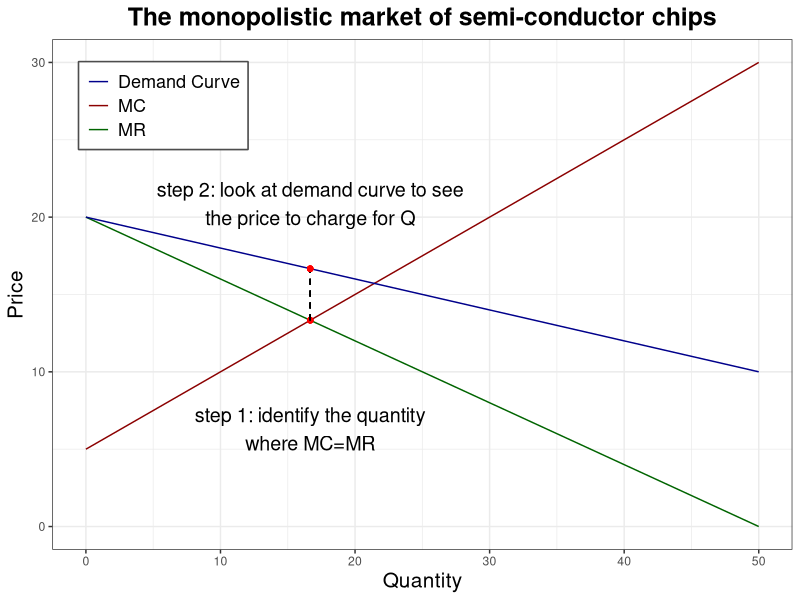
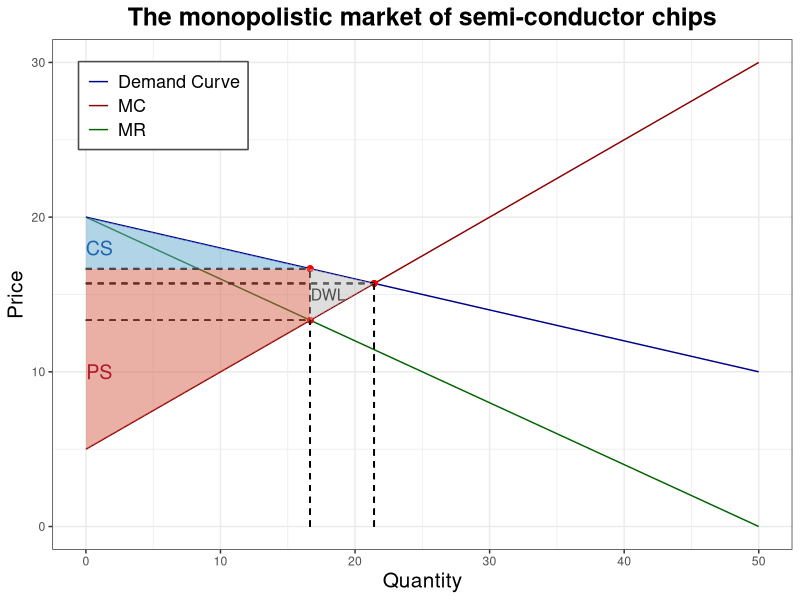

The R source for these figures, in order:
market_demand <- function(x){-0.2 * x + 20}
marginal_cost <- function(x){0.5 * x + 5}
marginal_revenue <- function(x){-0.4 * x + 20}
quantity <- seq(from = 0, to = 50, by = 10)
df <- data.frame(
  quan = quantity,
  demand = market_demand(quantity),
  mc = marginal_cost(quantity),
  mr = marginal_revenue(quantity)
)

library(ggplot2)
library(ggrepel)

# Plot 1 ——————————————————————————————————————————————————————————————
ggplot(df) +
  geom_line(aes(x = quantity, y = mc, colour = "MC"),) +
  geom_line(aes(x = quantity, y = mr, colour = "MR")) +
  geom_line(aes(x = quantity, y = demand, colour = "Demand Curve")) +
  scale_colour_manual(
    name = "Curves",
    values = c(
      "Demand Curve" = "darkblue",
      "MC"           = "darkred",
      "MR"           = "darkgreen"
    )
  ) +
  geom_point(aes(x =  50/3, y = 40/3), col = "red") +
  annotate(
    "text", 
    x =  50/3, y = 40/3,
    label = "step 1: identify the quantity\nwhere MC=MR",
    size = 5,
    vjust = 3
  ) +
  geom_segment(aes(x = 50/3, xend = 50/3, y = 40/3, yend = 50/3), inherit.aes = FALSE, linetype = "dashed", linewidth = 0.5) +
  labs(
    x = "Quantity",
    y = "Price",
    title = "The monopolistic market of semi-conductor chips"
  ) +
  geom_point(aes(x =  50/3, y = 50/3), col = "red") +
  annotate(
    "text", 
    x =  50/3, y = 50/3,
    label = "step 2: look at demand curve to see\nthe price to charge for Q",
    size = 5,
    vjust = -1
  ) +
  theme_bw() +
  theme(
    plot.title = element_text(size = 18, hjust = 0.5, face = "bold"),
    axis.title = element_text(size = 15),
    legend.title = element_blank(),
    legend.position = c(0.15, 0.87),
    legend.text = element_text(size = 13),
    legend.background = element_rect(fill = "white", colour = "gray30", size = 0.3),
    legend.box.background = element_rect(colour = "gray30", size = 0.8)
  )

# Plot 2 ——————————————————————————————————————————————————————————————

df_cs <- data.frame(
  x = c(50/3, 0, 0),
  y = c(50/3, 20, 50/3)
)

df_ps <- data.frame(
  x = c(0, 50/3, 50/3, 0),
  y = c(5, 40/3, 50/3, 50/3)
)

df_dwl <- data.frame(
  x = c(50/3, 50/3, 150/7),
  y = c(40/3, 50/3, 110/7)
)

ggplot(df) +
  geom_line(aes(x = quantity, y = mc, colour = "MC"),) +
  geom_line(aes(x = quantity, y = mr, colour = "MR")) +
  geom_line(aes(x = quantity, y = demand, colour = "Demand Curve")) +
  scale_colour_manual(
    name = "Curves",
    values = c(
      "Demand Curve" = "darkblue",
      "MC"           = "darkred",
      "MR"           = "darkgreen"
    )
  ) +
  geom_point(aes(x =  50/3, y = 40/3), col = "red") +
  geom_point(aes(x =  150/7, y = 110/7), col = "red") +
  geom_point(aes(x =  50/3, y = 50/3), col = "red") +
  geom_segment(
    aes(x = 50/3, xend = 50/3, y = 0, yend = 50/3), 
    inherit.aes = FALSE, 
    linetype = "dashed", linewidth = 0.5) +
  geom_segment(
    aes(x = 0, xend = 150/7, y = 110/7, yend = 110/7), 
    inherit.aes = FALSE, 
    linetype = "dashed", linewidth = 0.5) +
  geom_segment(
    aes(x = 0, xend = 50/3, y = 50/3, yend = 50/3), 
    inherit.aes = FALSE, 
    linetype = "dashed", linewidth = 0.5) +
  geom_segment(
    aes(x = 0, xend = 50/3, y = 40/3, yend = 40/3), 
    inherit.aes = FALSE, 
    linetype = "dashed", linewidth = 0.5) +
  geom_segment(
    aes(x = 150/7, xend = 150/7, y = 0, yend = 110/7), 
    inherit.aes = FALSE, 
    linetype = "dashed", linewidth = 0.5) +
  geom_polygon(data = df_cs, 
               mapping = aes(x = x, y = y), 
               fill = "#67a9cf", alpha = 0.5) +
  geom_polygon(data = df_ps, 
               mapping = aes(x = x, y = y), 
               fill = "#d6604d", alpha = 0.5) +
  geom_polygon(data = df_dwl, 
               mapping = aes(x = x, y = y), 
               fill = "gray", alpha = 0.5) +
  annotate(
    "text", 
    x =  1, y = 18,
    label = "CS",
    size = 5,
    color = "#2166ac"
  ) +
  annotate(
    "text", 
    x =  1, y = 10,
    label = "PS",
    size = 5,
    color = "#b2182b"
  ) +
  annotate(
    "text", 
    x =  54/3, y = 15,
    label = "DWL",
    size = 4,
    color = "gray30"
  ) +
  labs(
    x = "Quantity",
    y = "Price",
    title = "The monopolistic market of semi-conductor chips"
  ) +
  theme_bw() +
  theme(
    plot.title = element_text(size = 18, hjust = 0.5, face = "bold"),
    axis.title = element_text(size = 15),
    legend.title = element_blank(),
    legend.position = c(0.15, 0.87),
    legend.text = element_text(size = 13),
    legend.background = element_rect(fill = "white", colour = "gray30", size = 0.3),
    legend.box.background = element_rect(colour = "gray30", size = 0.8)
  )
